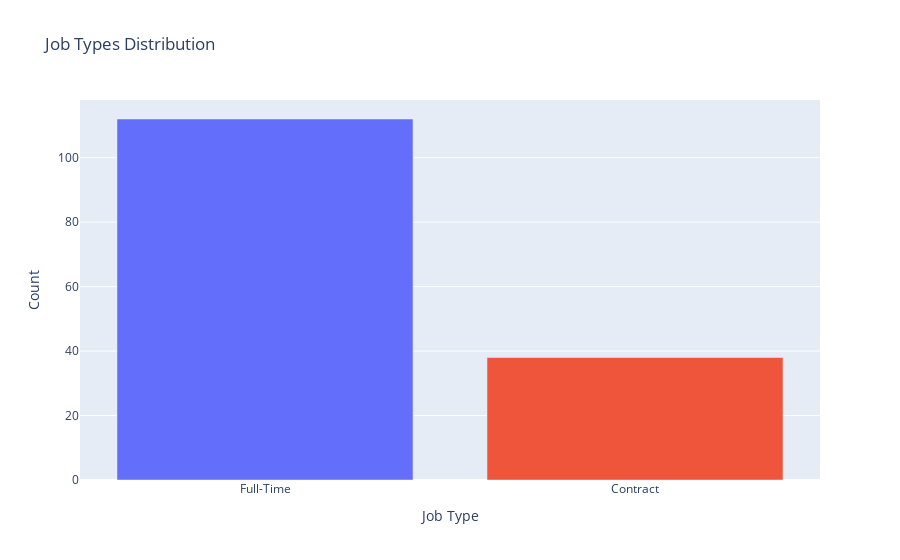

The notebook cell this image was saved under:
### Code cell
job_types = df['Job Type'].value_counts()

fig_jobtypes = px.bar(
    job_types,
    x = job_types.index,
    y = job_types.values,
    title = "Job Types Distribution",
    labels={'x': 'Job Types', 'y': 'Count'},
    color= job_types.index
)

fig_jobtypes.update_traces(hovertemplate='<b>%{y}</b> jobs<extra></extra>')
fig_jobtypes.update_layout(showlegend=False)

fig_jobtypes.show()

### Figure 1 — Plotly figure (JSON) as saved in the notebook; plotly's stock layout.template omitted (floating-point values rounded to 4 significant figures)
{"data": [{"alignmentgroup": "True", "hovertemplate": "<b>%{y}</b> jobs<extra></extra>", "legendgroup": "Full-Time", "marker": {"color": "#636efa", "pattern": {"shape": ""}}, "name": "Full-Time", "offsetgroup": "Full-Time", "orientation": "v", "showlegend": true, "textposition": "auto", "type": "bar", "x": ["Full-Time"], "xaxis": "x", "y": [112], "yaxis": "y"}, {"alignmentgroup": "True", "hovertemplate": "<b>%{y}</b> jobs<extra></extra>", "legendgroup": "Contract", "marker": {"color": "#EF553B", "pattern": {"shape": ""}}, "name": "Contract", "offsetgroup": "Contract", "orientation": "v", "showlegend": true, "textposition": "auto", "type": "bar", "x": ["Contract"], "xaxis": "x", "y": [38], "yaxis": "y"}], "layout": {"autosize": true, "barmode": "relative", "legend": {"title": {"text": "Job Type"}, "tracegroupgap": 0}, "showlegend": false, "title": {"text": "Job Types Distribution"}, "xaxis": {"anchor": "y", "autorange": true, "categoryarray": ["Full-Time", "Contract"], "categoryorder": "array", "domain": [0, 1], "range": [-0.5, 1.5], "title": {"text": "Job Type"}, "type": "category"}, "yaxis": {"anchor": "x", "autorange": true, "domain": [0, 1], "range": [0, 117.9], "title": {"text": "Count"}, "type": "linear"}}}
